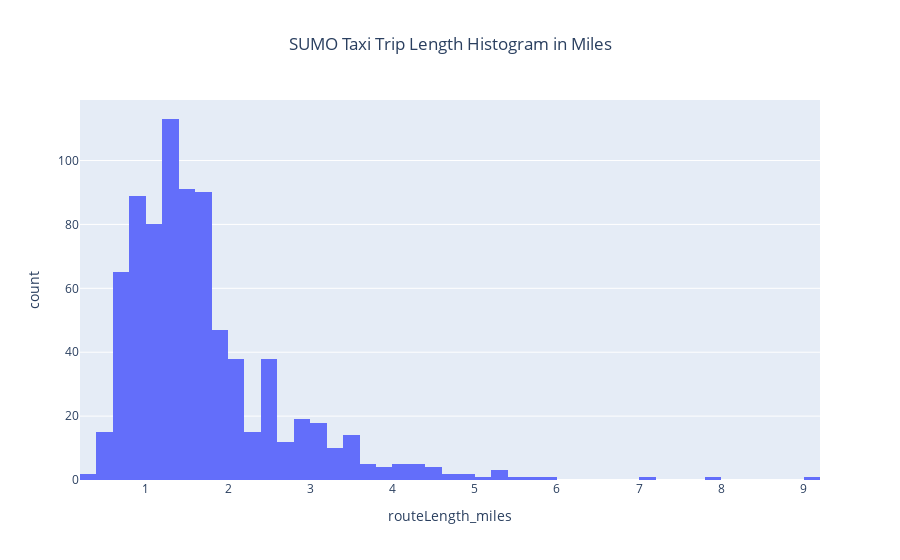

Notebook code for this chart:
### Code cell
## Histogram of Trip Lengths (miles):
fig = px.histogram(trip_df, x = "routeLength_miles",
                    title = "SUMO Taxi Trip Length Histogram in Miles")
fig.update_layout(title_x = 0.5)
fig.show()

### Figure 1 — Plotly figure (JSON) as saved in the notebook; plotly's stock layout.template omitted (floating-point values rounded to 4 significant figures; data arrays with more than 128 entries replaced by an {"elided": "..."} marker saying what was removed)
{"data": [{"alignmentgroup": "True", "bingroup": "x", "hovertemplate": "routeLength_miles=%{x}<br>count=%{y}<extra></extra>", "legendgroup": "", "marker": {"color": "#636efa", "pattern": {"shape": ""}}, "name": "", "offsetgroup": "", "orientation": "v", "showlegend": false, "type": "histogram", "x": {"elided": "793 float values"}, "xaxis": "x", "yaxis": "y"}], "layout": {"barmode": "relative", "legend": {"tracegroupgap": 0}, "title": {"text": "SUMO Taxi Trip Length Histogram in Miles", "x": 0.5}, "xaxis": {"anchor": "y", "domain": [0, 1], "title": {"text": "routeLength_miles"}}, "yaxis": {"anchor": "x", "domain": [0, 1], "title": {"text": "count"}}}}
